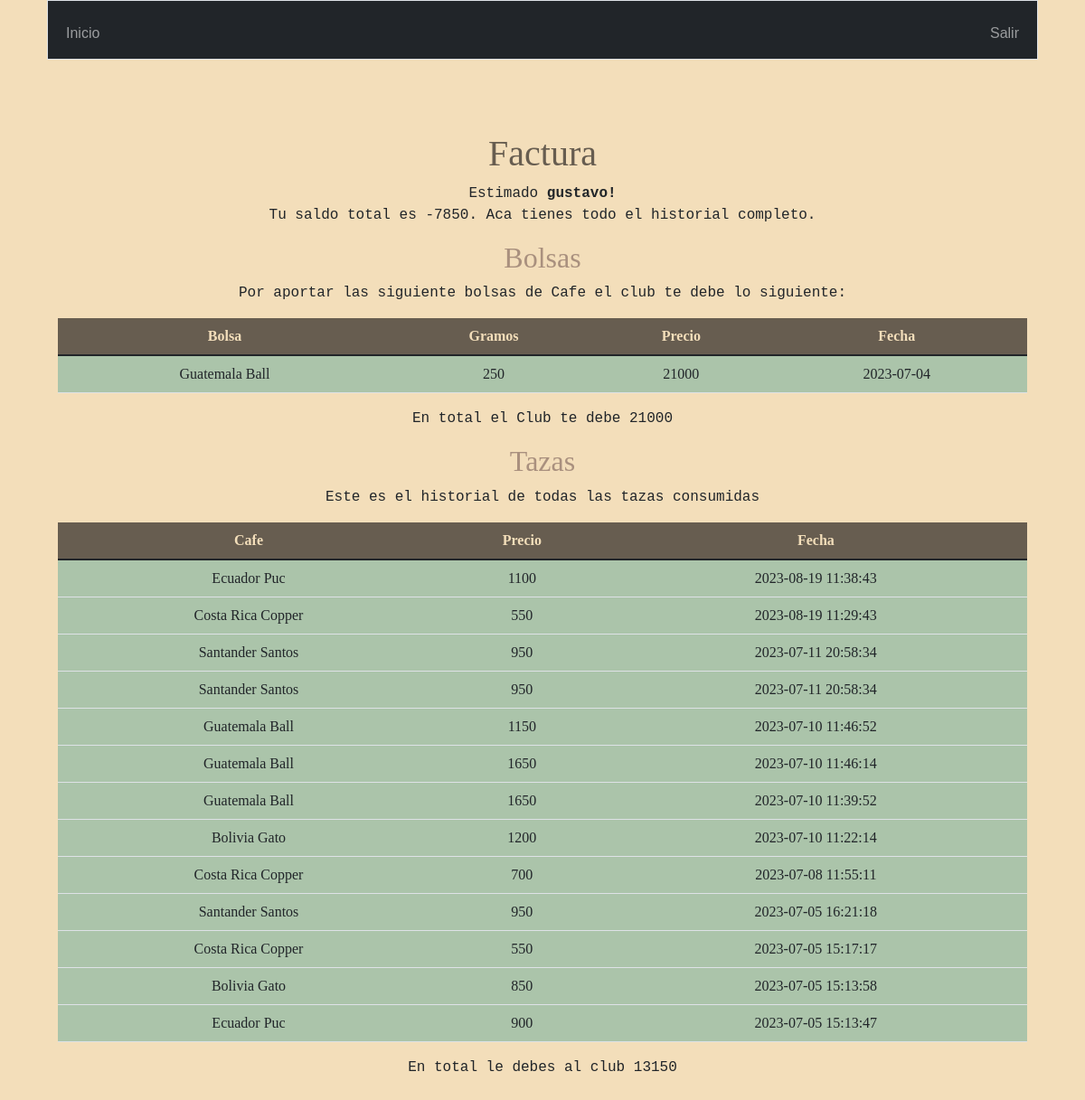
Screenshot of /factura (signed in) with the database file from the repository.
### tables this page shows
CREATE TABLE users (id INTEGER PRIMARY KEY AUTOINCREMENT NOT NULL, username TEXT NOT NULL, hash TEXT NOT NULL);

CREATE TABLE bolsas ( id INTEGER PRIMARY KEY AUTOINCREMENT NOT NULL, user_id INTEGER, origin TEXT, price INTEGER, grams INTEGER, toaster TEXT NOT NULL, date DATE, active TEXT NOT NULL, FOREIGN KEY(user_id) REFERENCES users(id));

CREATE TABLE rondas ( id INTEGER PRIMARY KEY AUTOINCREMENT NOT NULL, prensa_id INTEGER, bolsa_id INTEGER, cost INTEGER, date DATETIME, FOREIGN KEY(bolsa_id) REFERENCES bolsas(id), FOREIGN KEY(prensa_id) REFERENCES prensas(id));

### app.py (the view)
@app.route("/factura")
@login_required
def factura():
    bolsas = db.execute("SELECT origin, toaster, price AS precio, date AS fecha, grams AS gramos FROM bolsas JOIN users ON bolsas.user_id = users.id WHERE users.id=? ORDER BY fecha DESC", session["user_id"])
    tazas = db.execute("SELECT origin, toaster, cost, rondas.date AS fecha FROM rondas JOIN bolsas ON rondas.bolsa_id = bolsas.id JOIN incidencias ON incidencias.ronda_id = rondas.id JOIN users ON incidencias.user_id = users.id WHERE users.id = ? ORDER BY fecha DESC ", session["user_id"])
    bono = db.execute("SELECT SUM(price) FROM bolsas WHERE user_id=?", session["user_id"])[0]["SUM(price)"]
    total_tazas = db.execute("SELECT SUM(cost) FROM rondas JOIN incidencias ON incidencias.ronda_id = rondas.id WHERE incidencias.user_id = ? ", session["user_id"])[0]["SUM(cost)"]
    total_final = int(total_tazas)-int(bono)
    return render_template("factura.html", bolsas = bolsas, tazas = tazas, username = username(session["user_id"]), bono = bono, total_tazas = total_tazas, total_final = total_final )

### app.py (called while the page is built)
@app.after_request
def after_request(response):
    response.headers["Cache-Control"] = "no-cache, no-store, must-revalidate"
    response.headers["Expires"] = 0
    response.headers["Pragma"] = "no-cache"
    return response

### helpers.py (called while the page is built)
def login_required(f):
    @wraps(f)
    def decorated_function(*args, **kwargs):
        if session.get("user_id") is None:
            return redirect("/login")
        return f(*args, **kwargs)
    return decorated_function

def username(n):
    n = int(n)
    query = db.execute("SELECT username FROM users WHERE id=?", n)
    return query[0]["username"]

### templates/factura.html (shortened to what this page needs)
{% extends "layout.html" %}
{% block main %}
<h1>Factura</h1>
<p> Estimado <b>{{username}}! </b> <br>
Tu saldo total es {{total_final}}.
Aca tienes todo el historial completo.
</p>
{% if bolsas %}
<h2> Bolsas  </h2>
<p> Por aportar las siguiente bolsas de Cafe el club te debe lo siguiente:</p>
<table class="table">
	<thead class="thead-dark">
	<tr>
		<th scope="col"> Bolsa </th>
		<th scope="col"> Gramos  </th>
		<th scope="col"> Precio  </th>
		<th scope="col"> Fecha </th>
	</tr>
	</thead>
	<tbody>
		{% for bolsa in bolsas %}
		<tr>
		<td> {{ bolsa.origin }} {{ bolsa.toaster }} </td>
		<td> {{ bolsa.gramos }}</td>
		<td> {{ bolsa.precio }} </td>
		<td> {{ bolsa.fecha.split(' ')[0] }} </td>
		</tr>
		{% endfor %}
	</tbody>
</table>
<p>En total el Club te debe {{bono}}</p>
{% endif %}
<h2> Tazas  </h2>
<p> Este es el historial de todas las tazas consumidas </p>
<table class="table">
	<thead class="thead-dark">
	<tr>
		<th scope="col"> Cafe </th>
		<th scope="col"> Precio  </th>
		<th scope="col"> Fecha </th>
	</tr>
	</thead>
	<tbody>
		{% for taza in tazas %}
		<tr>
		<td> {{ taza.origin }} {{ taza.toaster }} </td>
		<td> {{ taza.cost }}</td>
		<td> {{ taza.fecha }} </td>
		</tr>
		{% endfor %}
	</tbody>
</table>
<p>En total le debes al club {{total_tazas}}</p>
{% endblock %}

### static/styles.css (style rules this page uses)
body { margin-right: 3.25rem; margin-left: 3.25rem; background-color: #F3DEBA; font-family: serif; }
p { font-family: 'Courier New', Courier, monospace; }
table { background-color: #ABC4AA; }
h1 { color: #675D50; font-weight: 500; margin-top: 2rem; }
h2 { color: #A9907E; font-weight: 500; }
thead { background-color: #675D50; }
th { color: #F3DEBA; }

### rows the page displays
users: username "gustavo"
bolsas: origin "Guatemala", toaster "Ball", gramos "250", precio "21000", fecha "2023-07-04"
rondas: origin "Ecuador", toaster "Puc", cost "1100", fecha "2023-08-19 11:38:43"
rondas: origin "Costa Rica", toaster "Copper", cost "550", fecha "2023-08-19 11:29:43"
rondas: origin "Santander", toaster "Santos", cost "950", fecha "2023-07-11 20:58:34"
rondas: origin "Guatemala", toaster "Ball", cost "1150", fecha "2023-07-10 11:46:52"
rondas: origin "Guatemala", toaster "Ball", cost "1650", fecha "2023-07-10 11:46:14"
rondas: origin "Guatemala", toaster "Ball", cost "1650", fecha "2023-07-10 11:39:52"
rondas: origin "Bolivia", toaster "Gato", cost "1200", fecha "2023-07-10 11:22:14"
rondas: origin "Costa Rica", toaster "Copper", cost "700", fecha "2023-07-08 11:55:11"
rondas: origin "Santander", toaster "Santos", cost "950", fecha "2023-07-05 16:21:18"
rondas: origin "Costa Rica", toaster "Copper", cost "550", fecha "2023-07-05 15:17:17"
rondas: origin "Bolivia", toaster "Gato", cost "850", fecha "2023-07-05 15:13:58"
rondas: origin "Ecuador", toaster "Puc", cost "900", fecha "2023-07-05 15:13:47"

### other values shown
{{ total_final }} "-7850"
{{ bono }} "21000"
{{ total_tazas }} "13150"
